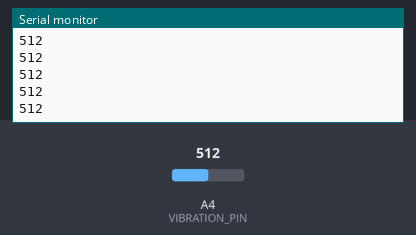
This sketch was run on a simulated Arduino Uno, built with avr-gcc and run on an emulated ATmega328P. On the bench: the last lines printed to the serial monitor. The inputs (shaded band) are chosen by the test bench; at power-on: A4 (VIBRATION_PIN) = 512.

Above: at 2.2 s.
2.3 s: A4 (VIBRATION_PIN) set to 716
At 2.32 s:
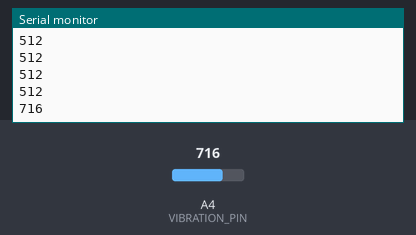
3.8 s: A4 (VIBRATION_PIN) set to 900
At 3.83 s:
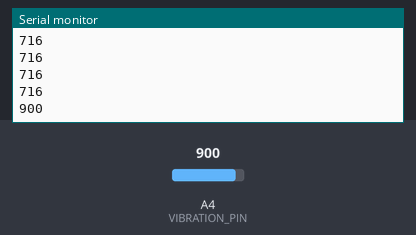
Timing chart, 0 to 6.8 s (numbered marks = the images above; inputs shaded):
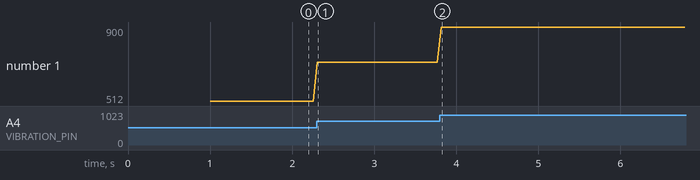

Measured:
- after the input at 2.3 s, the serial monitor: prints a new line at once (image 1)
- after the input at 3.8 s, the serial monitor: prints a new line at once (image 2)
- plotted number 1: 512 → 716 after the input at 2.3 s, 716 → 900 after the input at 3.8 s

The sketch:

vibration_sensor.ino
```cpp
#define VIBRATION_PIN 4  // ADC-capable pin

void setup() {
  Serial.begin(115200);
  delay(1000);
  Serial.println("Live Vibration Sensor Values:");
}

void loop() {
  int sensorValue = analogRead(VIBRATION_PIN);
  Serial.println(sensorValue);  // Just print the value only
  delay(50);  // Fast enough to catch spikes
}
```
